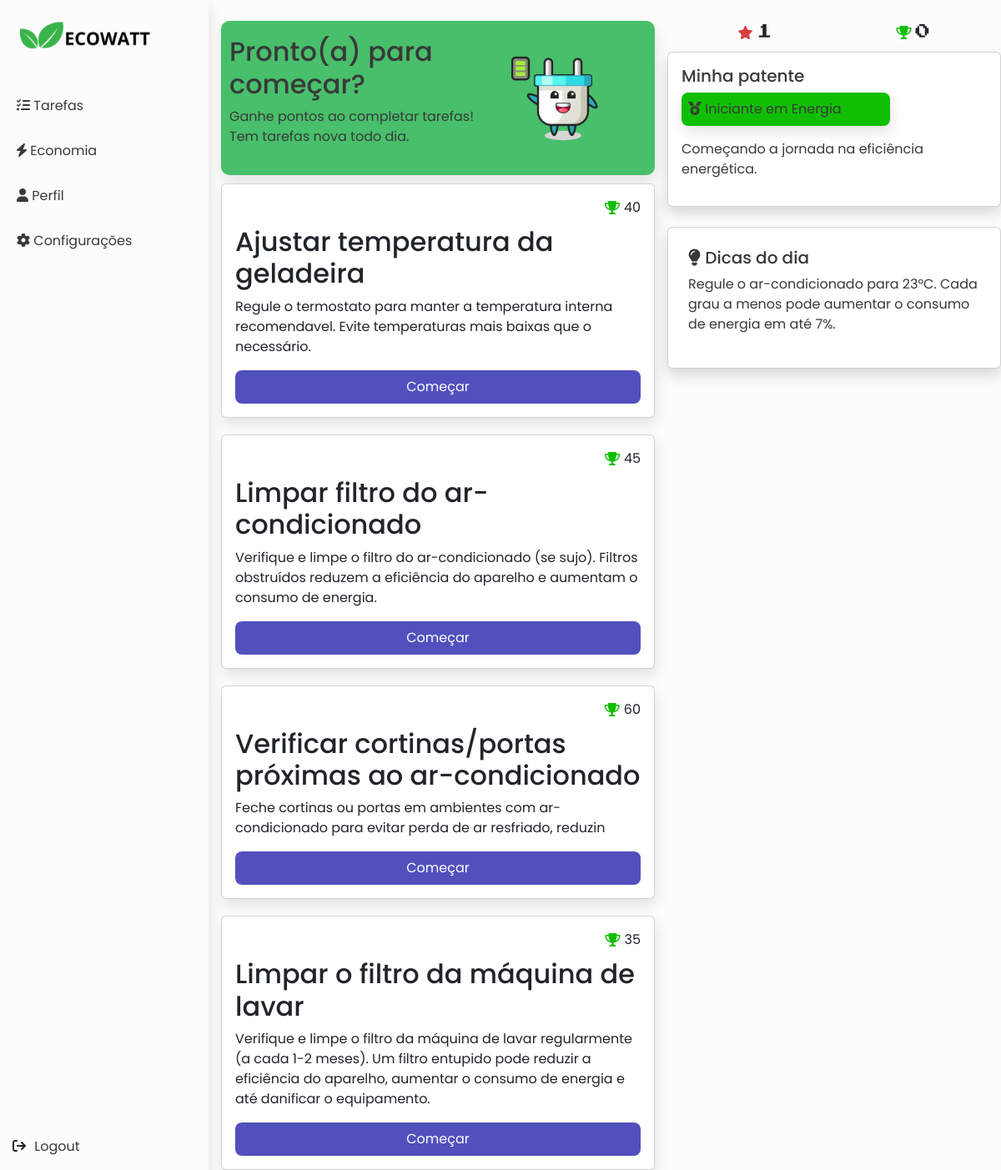
Screenshot of /dashboard/ (signed in) with the database file from the repository.
### dashboard/models.py (models this page shows, shortened)
class Tarefa(models.Model):
    titulo = models.CharField(max_length=100)
    descricao = models.TextField()
    equipamentos = models.ManyToManyField(Equipamento, related_name='tarefas')
    passos_necessarios = models.PositiveIntegerField(default=1)
    pontos = models.PositiveIntegerField(
        default=0)  # Pontos que o desafio vale
    passo1 = models.TextField(blank=True, null=True)  # Passo 1
    passo2 = models.TextField(blank=True, null=True)  # Passo 2
    passo3 = models.TextField(blank=True, null=True)  # Passo 3
    passo4 = models.TextField(blank=True, null=True)  # Passo 4

class PerfilGamer(models.Model):
    user = models.OneToOneField(
        User, on_delete=models.CASCADE, related_name='perfil')
    nivel = models.PositiveIntegerField(default=1)  # Nível atual
    experiencia = models.PositiveIntegerField(default=0)  # XP acumulada
    patente = models.CharField(
        max_length=50, choices=PATENTES, default='INICIANTE')  # Patente atual

class TextoDicas(models.Model):
    texto = models.CharField(max_length=300,blank=False)

### dashboard/views.py (the view)
# urls.py: path('', views.dashboard, name='dashboard'),
@login_required
def dashboard(request):
    if request.user.is_authenticated:
        user_equipamentos = UserEquipamento.objects.filter(
            user=request.user
        ).values_list('equipamento', flat=True)
        tarefas = Tarefa.objects.filter(
            equipamentos__in=user_equipamentos
        ).distinct()
        tarefas_nao_concluidas = []
        for tarefa in tarefas:
            user_tarefa, created = UserTarefa.objects.get_or_create(
                user=request.user,
                tarefa=tarefa
            )
            if not user_tarefa.completo:
                tarefas_nao_concluidas.append(tarefa)
    return render(request, 'dashboard.html', {'tarefas': tarefas_nao_concluidas})

### dashboard/context_processors.py (called while the page is built)
def dados_dashboard(request):
    context = {}
    if request.user.is_authenticated:
        perfil, created = PerfilGamer.objects.get_or_create(user=request.user)
        pontuacao_atual = perfil.experiencia
        patente = perfil.get_patente_display()
        descricao_patente = DESCRICOES_PATENTES.get(perfil.patente, "Descrição não disponível.")
        dicas = TextoDicas.objects.all()
        if dicas.exists():
            dica_aleatoria = random.choice(dicas)  # Seleciona uma dica aleatória
            context['dica_aleatoria'] = dica_aleatoria.texto
        context.update({
            'pontuacao_atual': pontuacao_atual,
            'patente': patente,
            'descricao_patente': descricao_patente,
        })
    return context

### dashboard/templates/dashboard.html (shortened to what this page needs)
{% load static %}
<!DOCTYPE html>
<html lang="pt-BR">
  <head>
    <link
      href="https://cdn.jsdelivr.net/npm/bootstrap@5.3.0/dist/css/bootstrap.min.css"
      rel="stylesheet"
    />
    <link
      href="https://cdnjs.cloudflare.com/ajax/libs/font-awesome/6.0.0-beta3/css/all.min.css"
      rel="stylesheet"
    />
    <link rel="stylesheet" href="{% static 'css/dashboard/dashboard.css' %}" />
    <link rel="stylesheet" href="{% static 'css/css-global.css' %}" />
  </head>
  <body>
    <div class="dashboard">
      {% block sidebar %}
      <div class="sidebar">
        <div class="header-sidebar">
          <img
            class="logomarca"
            src="{% static 'img/main_pages/ECOWATT.png' %}"
            alt=""
          />
          <a href="{% url 'dashboard' %}"
            ><i class="fas fa-tasks"></i> Tarefas</a
          >
          <a href="{% url 'pagina-economia' %}"
            ><i class="fas fa-bolt"></i> Economia</a
          >
          <a href="{% url 'perfil' %}"><i class="fas fa-user"></i> Perfil</a>
          <a href="{% url 'configuracoes' %}"
            ><i class="fas fa-cog"></i> Configurações</a
          >
        </div>
        <div class="footer-sidebar">
          <div class="content-logout">{% include 'logout.html' %}</div>
        </div>
      </div>
      {% endblock %}
      <main class="main-content">
        {% block main %}
          <div class="title_section">
            <div class="content-titulo-subtitulo">
              <h2>Pronto(a) para começar?</h2>
              <p>Ganhe pontos ao completar tarefas! Tem tarefas nova todo dia.</p>
            </div>
            <div class="content-img-title">
              <img src="{% static 'img/main_pages/img-apresentacao-3.png' %}" alt="">
            </div>
          </div>
        <div class="content-tarefas">
          {% if tarefas %}
            {% for tarefa in tarefas %}
          <div class="card p-3 card-tarefa">
            <div class="content-tarefa-pontos">
              <i class="fas fa-trophy"></i>{{ tarefa.pontos }}
            </div>
            <h2>{{ tarefa.titulo }}</h2>
            <p>{{ tarefa.descricao }}</p>
            <a
              href="{% url 'detalhes-tarefa' tarefa.id %}"
              class="button"
              >Começar</a
            >
          </div>
          {% endfor %}
          {% endif %}
        </div>
        {% endblock %}
      </main>
      {% block painel_direito %}
      <div class="painel-direito">
        <div class="content-pontos-nivel">
          <div class="content-nivel">
            <i class="fas fa-star"></i><span title="Nivel">{{ request.user.perfil.nivel }}</span>
          </div>
          <div class="content-pontos">
            <i class="fas fa-trophy"></i><span title="Total pontos">{{ request.user.perfil.experiencia }}</span>
          </div>
        </div>
        <div class="card p-3 card-perfil mb-4 shadow">
          <h5>Minha patente</h5>
          <p class="content-patente"> <i class="fas fa-medal"></i> {{ patente }}</p>
          <p>{{ descricao_patente }}</p>
      </div>
      <div class="card p-4 card-perfil content-dica shadow">
          <h5><i class="fas fa-lightbulb"></i> Dicas do dia</h5>
          <p>{{ dica_aleatoria }}</p>
      </div>
      </div>
      {% endblock %}
    </div>
  </body>
</html>

### static/css/dashboard/dashboard.css (style rules this page uses)
html, body { height: 100%; margin: 0; padding: 0; font-family: "Poppins", sans-serif; background-color: #fcfcfc; }
.logomarca { width: 200px; height: 100px; object-fit: cover; }
.dashboard { width: 100%; display: flex; align-items: center; justify-content: space-between; height: 100%; }
.sidebar { display: flex; align-items: flex-start; justify-content: space-between; position:fixed; width: 100%; max-width: 250px; flex-direction: column; box-shadow: 2px 8px 16px rgba(0, 0, 0, 0.1); height: 100%; }
.header-sidebar { display: flex; flex-direction: column; width: 100%; }
.header-sidebar a { text-decoration: none; padding: 15px 20px; color: var(--text-gray); transition: all 0.3s ease; width: 100%; }
.footer-sidebar { width: 100%; }
.footer-sidebar .content-logout { display: flex; align-items: center; justify-content: flex-start; padding: 15px; width: 100%; }
.title_section { display: flex; align-items: center; justify-content: space-between; padding: 10px; margin: 10px 0; color: var(--text-gray); background-color:var(--green-background) ; border-radius: 10px; box-shadow: 2px 8px 16px rgba(0, 0, 0, 0.1); }
.content-img-title img { width: 200px; }
.main-content { display: flex; align-items: flex-start; width: 100%; flex-direction: column; margin-left: 250px; padding: 15px; height: 100%; }
.content-tarefas { display: flex; align-items: center; justify-content: center; gap: 20px; flex-direction: column; }
.card-tarefa { width: 100%; box-shadow: 2px 8px 16px rgba(0, 0, 0, 0.1); }
.content-tarefa-pontos { display: flex; align-items: center; justify-content: flex-end; width: 100%; gap: 5px; margin-bottom: 10px; }
.content-tarefa-pontos i { color: var(--green-accent); }
.painel-direito { height: 100%; display: flex; align-items: flex-start; flex-direction: column; padding: 15px 0; }
.content-pontos-nivel { display: flex; align-items: center; justify-content: space-around; width: 100%; padding: 10px; }
.content-nivel, .content-pontos { display: flex; align-items: center; justify-content: center; gap: 5px; }
.content-pontos i { color: var(--green-accent); }
.content-nivel i { color: var(--red-accent); font-size: 1em; }
.content-pontos span, .content-nivel span { font-size: 18px; font-family: "Press Start 2P", serif; }
.content-patente { padding: 8px; background-color: var(--green-accent); box-shadow: 2px 8px 16px rgba(0, 0, 0, 0.1); border-radius: 8px; width: 250px; }
.card-perfil { color: var(--text-gray); width: 100%; }
.content-dica p { width: 350px; }
.button { text-align: center; text-decoration: none; background-color: var(--purple-button); color: #fff; border-radius: 8px; padding: 8px 14px; transition: all .3s ease; }

### static/css/css-global.css (style rules this page uses)
:root { --green-light: #44d593; --green-background: #48bf6b; --gray-light: #e6e6e6; --text-gray: #393939; --blue-button: #0d6efd; --purple-button: #5250bd; --blue-button-hover: #6bb1e4; --text-gray-light: #b3b3b3; --red-accent: rgb(214, 64, 64); --green-medium-light: #4bc954; --green-dark: #067302; --green-very-dark: #036221; --green-accent: #10bf04; }

### rows the page displays
Tarefa: pontos "40", titulo "Ajustar temperatura da geladeira", descricao "Regule o termostato para manter a temperatura interna recomendavel. Evite temperaturas mais baixas que o necessário."
Tarefa: pontos "45", titulo "Limpar filtro do ar-condicionado", descricao "Verifique e limpe o filtro do ar-condicionado (se sujo). Filtros obstruídos reduzem a eficiência do aparelho e aumentam o consumo de energia."
Tarefa: pontos "60", titulo "Verificar cortinas/portas próximas ao ar-condicionado", descricao "Feche cortinas ou portas em ambientes com ar-condicionado para evitar perda de ar resfriado, reduzin"
Tarefa: pontos "35", titulo "Limpar o filtro da máquina de lavar", descricao "Verifique e limpe o filtro da máquina de lavar regularmente (a cada 1-2 meses). Um filtro entupido pode reduzir a eficiência do aparelho, aumentar o consumo de energia e até danificar o equipamento."
TextoDicas: texto "Regule o ar-condicionado para 23°C. Cada grau a menos pode aumentar o consumo de energia em até 7%."

### other values shown
{{ request.user.perfil.nivel }} "1"
{{ request.user.perfil.experiencia }} "0"
{{ patente }} "Iniciante em Energia"
{{ descricao_patente }} "Começando a jornada na eficiência energética."
